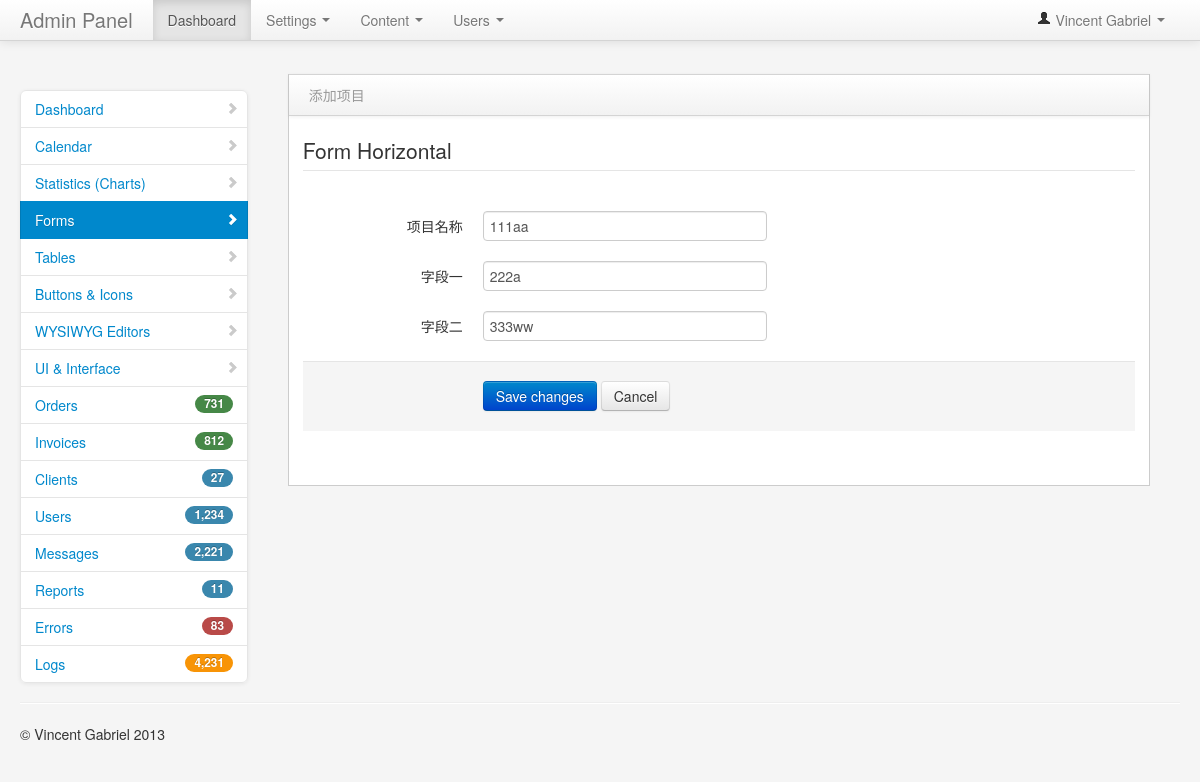
Page /project_edit/?id=2 (signed in) on the committed database.
### user_app/models.py (models this page shows)
class projectTable(models.Model):
    title = models.CharField(max_length=2000)
    a = models.CharField(max_length=2000)
    b = models.CharField(max_length=2000)

### user_app/views.py (the view)
# urls.py: path("project_edit/", views.project_edit),
@login_required
def project_edit(request):
    id = request.GET.get('id')
    project_data = projectTable.objects.filter(id = id).first()
    return render(request, "project_model_edit.html", {"project_data":project_data})

### templates/project_model_edit.html (shortened to what this page needs)
<!DOCTYPE html>
<html>
    <head>
        <link href="/static/bootstrap/css/bootstrap.min.css" rel="stylesheet" media="screen">
        <link href="/static/bootstrap/css/bootstrap-responsive.min.css" rel="stylesheet" media="screen">
        <link href="/static/assets/styles.css" rel="stylesheet" media="screen">
    </head>
    <body>
        <div class="navbar navbar-fixed-top">
            <div class="navbar-inner">
                <div class="container-fluid">
                    <a class="brand" href="#">Admin Panel</a>
                    <div class="nav-collapse collapse">
                        <ul class="nav pull-right">
                            <li class="dropdown">
                                <a href="#" role="button" class="dropdown-toggle" data-toggle="dropdown"> <i class="icon-user"></i> Vincent Gabriel <i class="caret"></i>
                                </a>
                            </li>
                        </ul>
                        <ul class="nav">
                            <li class="active">
                                <a href="#">Dashboard</a>
                            </li>
                            <li class="dropdown">
                                <a href="#" data-toggle="dropdown" class="dropdown-toggle">Settings <b class="caret"></b>
                                </a>
                            </li>
                            <li class="dropdown">
                                <a href="#" role="button" class="dropdown-toggle" data-toggle="dropdown">Content <i class="caret"></i>
                                </a>
                            </li>
                            <li class="dropdown">
                                <a href="#" role="button" class="dropdown-toggle" data-toggle="dropdown">Users <i class="caret"></i>
                                </a>
                            </li>
                        </ul>
                    </div>
                </div>
            </div>
        </div>
        <div class="container-fluid">
            <div class="row-fluid">
                <div class="span3" id="sidebar">
                    <ul class="nav nav-list bs-docs-sidenav nav-collapse collapse">
                        <li>
                            <a href="index.html"><i class="icon-chevron-right"></i> Dashboard</a>
                        </li>
                        <li>
                            <a href="calendar.html"><i class="icon-chevron-right"></i> Calendar</a>
                        </li>
                        <li>
                            <a href="stats.html"><i class="icon-chevron-right"></i> Statistics (Charts)</a>
                        </li>
                        <li class="active">
                            <a href="project_model_add.html"><i class="icon-chevron-right"></i> Forms</a>
                        </li>
                        <li>
                            <a href="tables.html"><i class="icon-chevron-right"></i> Tables</a>
                        </li>
                        <li>
                            <a href="buttons.html"><i class="icon-chevron-right"></i> Buttons & Icons</a>
                        </li>
                        <li>
                            <a href="editors.html"><i class="icon-chevron-right"></i> WYSIWYG Editors</a>
                        </li>
                        <li>
                            <a href="interface.html"><i class="icon-chevron-right"></i> UI & Interface</a>
                        </li>
                        <li>
                            <a href="#"><span class="badge badge-success pull-right">731</span> Orders</a>
                        </li>
                        <li>
                            <a href="#"><span class="badge badge-success pull-right">812</span> Invoices</a>
                        </li>
                        <li>
                            <a href="#"><span class="badge badge-info pull-right">27</span> Clients</a>
                        </li>
                        <li>
                            <a href="#"><span class="badge badge-info pull-right">1,234</span> Users</a>
                        </li>
                        <li>
                            <a href="#"><span class="badge badge-info pull-right">2,221</span> Messages</a>
                        </li>
                        <li>
                            <a href="#"><span class="badge badge-info pull-right">11</span> Reports</a>
                        </li>
                        <li>
                            <a href="#"><span class="badge badge-important pull-right">83</span> Errors</a>
                        </li>
                        <li>
                            <a href="#"><span class="badge badge-warning pull-right">4,231</span> Logs</a>
                        </li>
                    </ul>
                </div>
                <div class="span9" id="content">
                    <div class="row-fluid">
                        <div class="block">
                            <div class="navbar navbar-inner block-header">
                                <div class="muted pull-left">添加项目</div>
                            </div>
                            <div class="block-content collapse in">
                                <div class="span12">
                                     <form class="form-horizontal" action="/project_update/" method="post">
                                      <fieldset>
                                        <legend>Form Horizontal</legend>
                                        <div class="control-group">
                                          <label class="control-label" for="focusedInput">项目名称</label>
                                          <div class="controls">
                                            <input class="input-xlarge focused" name="title" id="focusedInput" type="text" value={{project_data.title}}>
                                          </div>
                                        </div>
                                        <div class="control-group">
                                          <label class="control-label">字段一</label>
                                          <div class="controls">
                                            <input class="input-xlarge focused" name="a" id="a" type="text" value="{{project_data.a}}">
                                          </div>
                                        </div>
                                        <div class="control-group">
                                          <label class="control-label" for="disabledInput">字段二</label>
                                          <div class="controls">
                                            <input class="input-xlarge focused" name="b" id="b" type="text" value="{{project_data.b}}">
                                          </div>
                                        </div>
                                        <div class="form-actions">
                                          <button type="submit" class="btn btn-primary">Save changes</button>
                                          <button type="reset" class="btn">Cancel</button>
                                        </div>
                                      </fieldset>
                                    </form>
                                </div>
                            </div>
                        </div>
                    </div>
                </div>
            </div>
            <hr>
            <footer>
                <p>&copy; Vincent Gabriel 2013</p>
            </footer>
        </div>
        <link href="/static/vendors/datepicker.css" rel="stylesheet" media="screen">
        <link href="/static/vendors/uniform.default.css" rel="stylesheet" media="screen">
        <link href="/static/vendors/chosen.min.css" rel="stylesheet" media="screen">
        <link href="/static/vendors/wysiwyg/bootstrap-wysihtml5.css" rel="stylesheet" media="screen">
    </body>
</html>

### static/assets/css/styles.css (style rules this page uses)
body { padding-top: 0; padding-bottom: 40px; background-color: #f5f5f5; }
@media (min-width: 979px) { body { padding-top: 60px; } }
#content { margin-left:0px; }
.block { border: 1px solid #ccc; background: white; margin: 1em 0em; border-top: none; }
.block-content { margin: 1em; min-height: .25em; }
.block-header { margin-bottom: 0px; border-right: none; border-left: none; -webkit-border-radius: 0px; -moz-border-radius: 0px; border-radius: 0px; }
.block-header div { padding-top: 10px; }
.bs-docs-sidenav { max-width: 228px; margin: 30px 0 0; padding: 0; background-color: #fff; -webkit-border-radius: 6px; -moz-border-radius: 6px; border-radius: 6px; -webkit-box-shadow: 0 1px 4px rgba(0,0,0,.065); -moz-box-shadow: 0 1px 4px rgba(0,0,0,.065); box-shadow: 0 1px 4px rgba(0,0,0,.065); }
.bs-docs-sidenav > li > a { display: block; width: 190px \9; margin: 0 0 -1px; padding: 8px 14px; border: 1px solid #e5e5e5; }
.bs-docs-sidenav > li:first-child > a { -webkit-border-radius: 6px 6px 0 0; -moz-border-radius: 6px 6px 0 0; border-radius: 6px 6px 0 0; }
.bs-docs-sidenav > li:last-child > a { -webkit-border-radius: 0 0 6px 6px; -moz-border-radius: 0 0 6px 6px; border-radius: 0 0 6px 6px; }
.bs-docs-sidenav > .active > a { position: relative; z-index: 2; padding: 9px 15px; border: 0; text-shadow: 0 1px 0 rgba(0,0,0,.15); -webkit-box-shadow: inset 1px 0 0 rgba(0,0,0,.1), inset -1px 0 0 rgba(0,0,0,.1); -moz-box-shadow: inset 1px 0 0 rgba(0,0,0,.1), inset -1px 0 0 rgba(0,0,0,.1); box-shadow: inset 1px 0 0 rgba(0,0,0,.1), inset -1px 0 0 rgba(0,0,0,.1); }
.bs-docs-sidenav .icon-chevron-right { float: right; margin-top: 2px; margin-right: -6px; opacity: .25; }
.bs-docs-sidenav .active .icon-chevron-right, .bs-docs-sidenav .active a:hover .icon-chevron-right { opacity: 1; }

### rows in the picture
projectTable: title "111aa", a "222a", b "333ww"
